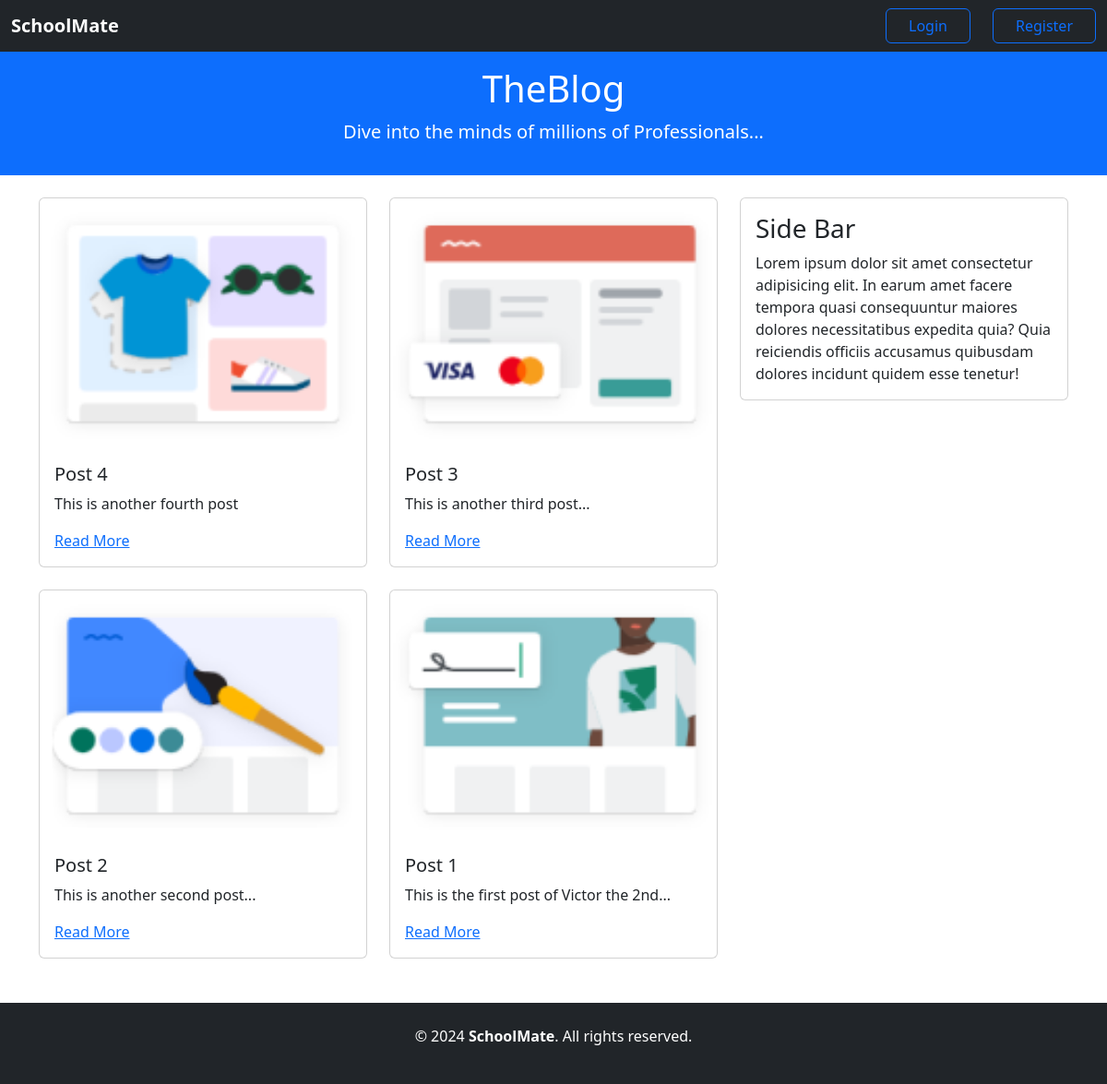
Screenshot of /blog/ with the database file from the repository.
### blogapp/models.py (models this page shows)
class Post(models.Model):
    title = models.CharField(max_length=255)
    slug = models.SlugField()
    thumbnail = models.ImageField(upload_to='thumbnails/', blank=True, null=True)
    intro = models.TextField()
    body = models.TextField()
    created_at = models.DateTimeField(auto_now_add=True)
    class Meta:
        ordering = ('-created_at',)

### blogapp/views.py (the view)
# urls.py: 2. Add a URL to urlpatterns:  path('blog/', include('blog.urls'))
def blog(request):
    posts = Post.objects.all()
    return render(request, 'blogapp/blog.html', {'posts': posts})

### blogapp/templates/blogapp/blog.html (shortened to what this page needs)
{% extends "main.html" %}
{% block header %}
    <header class="bg-primary text-white text-center py-3">
        <h1>TheBlog</h1>
        <p class="lead">Dive into the minds of millions of Professionals...</p>
    </header>
{% endblock header %}
{% block content %}
    <div class="row">
        <div class="col-md-8">
            <div class="row">
                {% for post in posts %}
                    <div class="col-md-6">
                        <div class="card mb-4">
                            {% if post.thumbnail %}
                                <img src="{{ post.thumbnail.url }}" class="card-img-top" alt="Thumbnail for {{ post.title }}">
                            {% endif %}
                            <div class="card-body">
                                <h5 class="card-title">{{ post.title }}</h5>
                                <p class="card-text">{{ post.body }}</p>
                                <a href="{% url 'post_detail' post.slug %}">Read More</a>
                            </div>
                        </div>
                    </div>
                {% endfor %}
            </div>
        </div>
        {% include "sidebar.html" %}
    </div>
{% endblock %}

### rows the page displays
Post: thumbnail (picture), title "Post 4", body "This is another fourth post"
Post: thumbnail (picture), title "Post 3", body "This is another third post..."
Post: thumbnail (picture), title "Post 2", body "This is another second post..."
Post: thumbnail (picture), title "Post 1", body "This is the first post of Victor the 2nd..."
